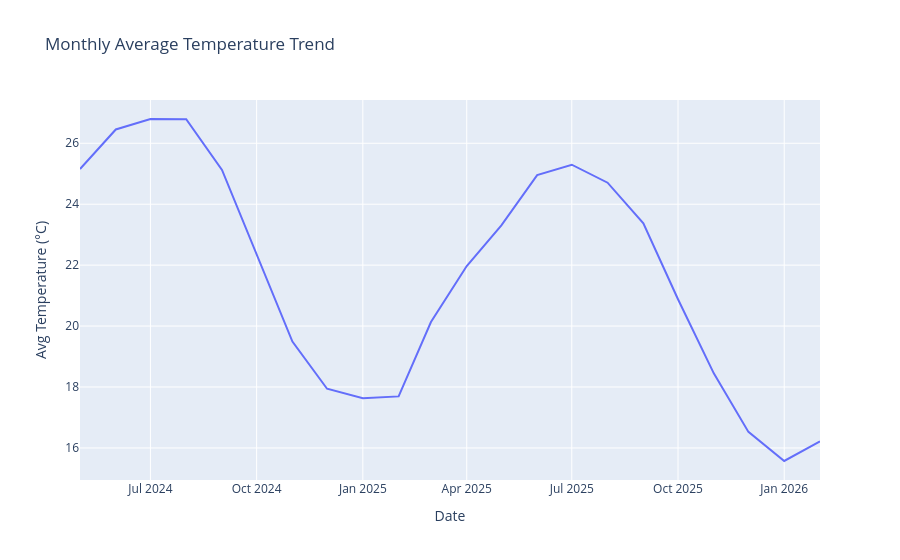

Here is the notebook cell this chart was saved with:
### Code cell
monthly_temp = df.groupby(['year','month'])['temperature_celsius'] \
                 .mean() \
                 .reset_index()

monthly_temp['date'] = pd.to_datetime(monthly_temp[['year','month']].assign(day=1))

fig = px.line(
    monthly_temp,
    x='date',
    y='temperature_celsius',
    title='Monthly Average Temperature Trend',
    labels={'temperature_celsius':'Avg Temperature (°C)', 'date':'Date'}
)

fig.show()

### Figure 1 — Plotly figure (JSON) as saved in the notebook; plotly's stock layout.template omitted (floating-point values rounded to 4 significant figures)
{"data": [{"hovertemplate": "Date=%{x}<br>Avg Temperature (°C)=%{y}<extra></extra>", "legendgroup": "", "line": {"color": "#636efa", "dash": "solid"}, "marker": {"symbol": "circle"}, "mode": "lines", "name": "", "orientation": "v", "showlegend": false, "type": "scatter", "x": ["2024-05-01T00:00:00.000000000", "2024-06-01T00:00:00.000000000", "2024-07-01T00:00:00.000000000", "2024-08-01T00:00:00.000000000", "2024-09-01T00:00:00.000000000", "2024-10-01T00:00:00.000000000", "2024-11-01T00:00:00.000000000", "2024-12-01T00:00:00.000000000", "2025-01-01T00:00:00.000000000", "2025-02-01T00:00:00.000000000", "2025-03-01T00:00:00.000000000", "2025-04-01T00:00:00.000000000", "2025-05-01T00:00:00.000000000", "2025-06-01T00:00:00.000000000", "2025-07-01T00:00:00.000000000", "2025-08-01T00:00:00.000000000", "2025-09-01T00:00:00.000000000", "2025-10-01T00:00:00.000000000", "2025-11-01T00:00:00.000000000", "2025-12-01T00:00:00.000000000", "2026-01-01T00:00:00.000000000", "2026-02-01T00:00:00.000000000"], "xaxis": "x", "y": [25.15, 26.45, 26.8, 26.79, 25.12, 22.34, 19.49, 17.94, 17.63, 17.69, 20.13, 21.97, 23.31, 24.96, 25.3, 24.71, 23.37, 20.88, 18.45, 16.53, 15.57, 16.22], "yaxis": "y"}], "layout": {"legend": {"tracegroupgap": 0}, "title": {"text": "Monthly Average Temperature Trend"}, "xaxis": {"anchor": "y", "domain": [0, 1], "title": {"text": "Date"}}, "yaxis": {"anchor": "x", "domain": [0, 1], "title": {"text": "Avg Temperature (°C)"}}}}
